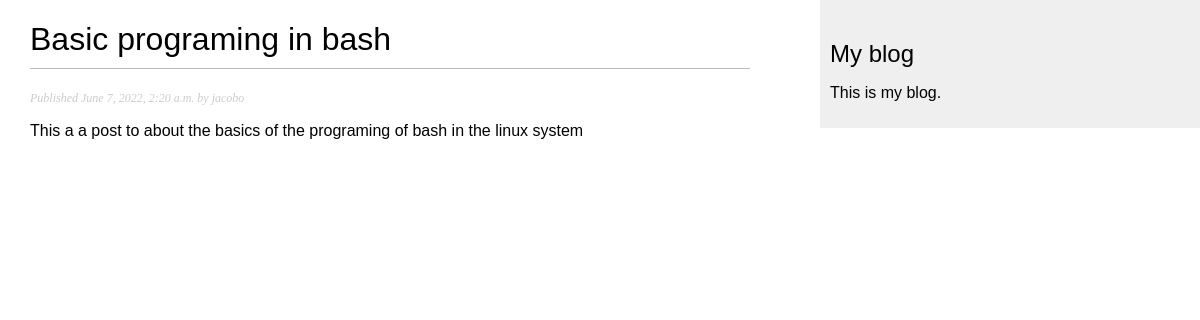
Page /blog/2022/6/7/basic-programing-in-bash/ on the committed database.
### blog/models.py (models this page shows, shortened)
class Post(models.Model):
    STATUS_CHOICES =(
        ('draft','Draft'),
        ('published','Published'),
    )
    title = models.CharField(max_length=250)
    slug = models.SlugField(max_length=250,
                                unique_for_date='publish')
    author = models.ForeignKey(User,
                                on_delete=models.CASCADE,
                                related_name='blog_posts')
    body = models.TextField()
    publish = models.DateTimeField(default=timezone.now)
    created= models.DateTimeField(auto_now_add=True)
    updated = models.DateTimeField(auto_now=True)
    status =models.CharField(max_length=10,
                                choices=STATUS_CHOICES,
                                default='draft')
    objects = models.Manager()#The default manager
    published = PublishedManager()#Our custom manager
    class Meta:
        ordering = ('-publish',)

### blog/views.py (the view)
def post_detail(request,year,month,day,post):
    post = get_object_or_404(Post,slug=post,
                                status='published',
                                publish__year=year,
                                publish__month=month,
                                publish__day=day)
    return render (request,
                    'blog/post/detail.html',
                    {'post':post})

### blog/templates/blog/post/detail.html (shortened to what this page needs)
{% extends "blog/base.html" %}
{% block content %}
 <h1>{{ post.title }}</h1>
 <p class="date">
 Published {{ post.publish }} by {{ post.author }}
 </p>
 {{ post.body|linebreaks }}
{% endblock %}

### blog/templates/blog/base.html (style rules this page uses)
body { margin:0; padding:0; font-family:helvetica, sans-serif; }
h1 { font-weight:normal; border-bottom:1px solid #bbb; padding:0 0 10px 0; }
p.date { color:#ccc; font-family: georgia, serif; font-size: 12px; font-style: italic; }

### rows in the picture
Post: title "Basic programing in bash", publish "June 7, 2022, 2:20 a.m.", author "jacobo", body "This a a post to about the basics of the programing of bash in the linux system"
